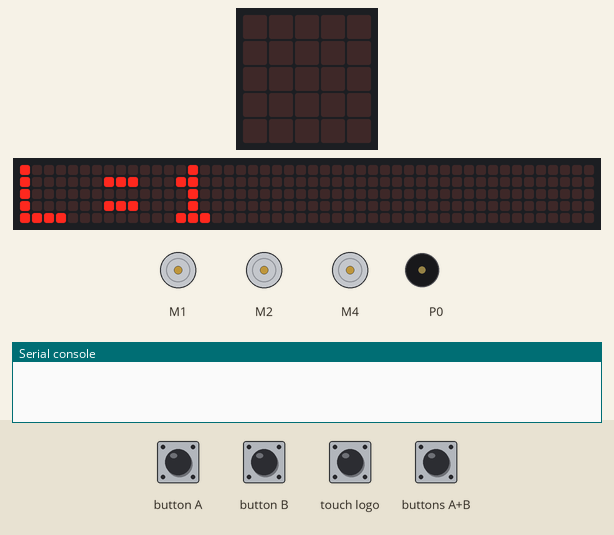
This program was run on a simulated BBC micro:bit (MakeCode). Parts: the board's 5×5 LED display, 3 × DC motor (green arrow = forward, orange = backward, longer = faster), a strip that is not on the board, showing the scrolling text unrolled, buzzer (waves = sounding), the last lines printed to the serial console. The test bench sets the inputs (shaded band). The 48×5 strip is a reading aid, not a part: it shows the text the display is scrolling, unrolled, one strip-width of it at a time.

Above: at 5.0 s.
5.1 s: button A pressed for 0.15 s
At 5.47 s:
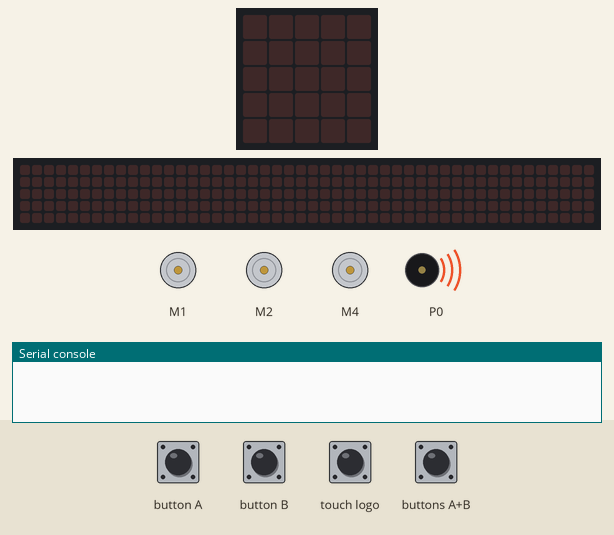
5.8 s: button B pressed for 0.15 s
At 6.1 s:
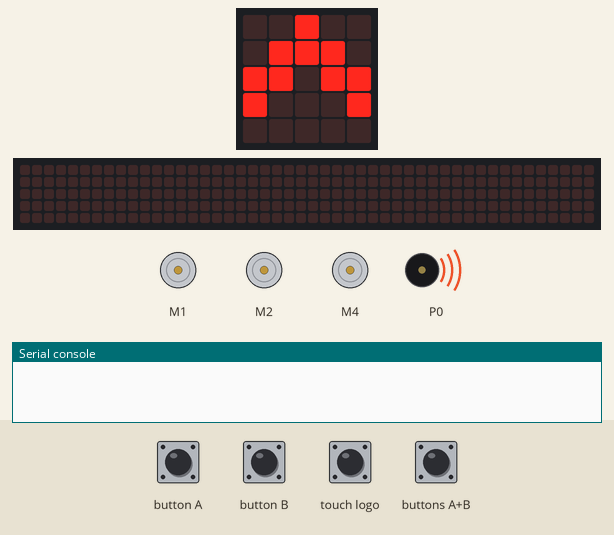
6.5 s: touch logo pressed for 0.15 s
At 6.78 s:
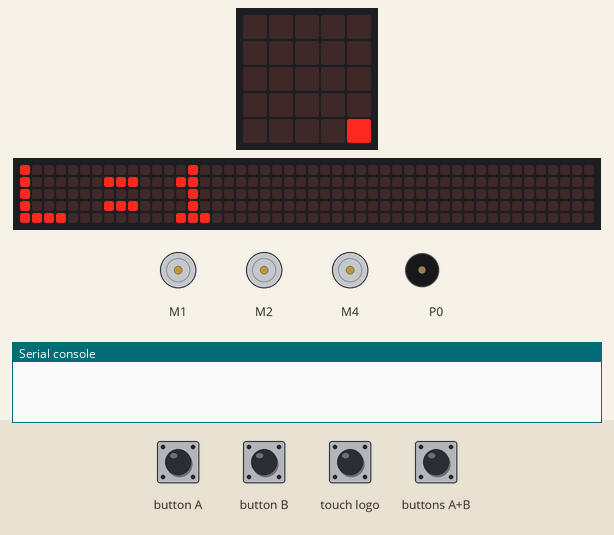
7.2 s: buttons A+B pressed for 0.15 s
At 10.68 s:
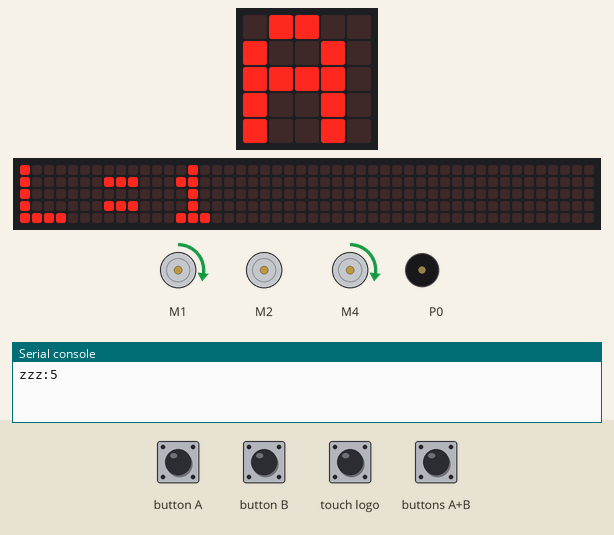
Timing chart, 0 to 26.4 s (numbered marks = the images above; inputs shaded):
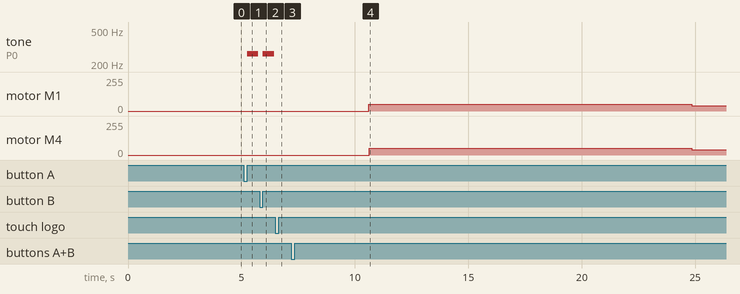

The program:

main.ts
```typescript
input.onLogoEvent(TouchButtonEvent.Pressed, function () {
    logotouch()
})
function logotouch () {
    abbruch=false

    basic.clearScreen()
    robotbit.MotorStopAll()
    basic.showString("L=" + links_rad_faktor)
    autolauf = 0
    basic.pause(500)
    zzz = zzz_start
    let v_arr = "3,4,5,7,8,9,10,11,12,13,14,15,16,10,9,8,7,6,5,4,3".split(",").map(s => parseInt(s))
    for (let index = 0; index <= 4; index++) {
        let add_time = 0
        basic.showLeds(`
            . . # . .
            . # # # .
            # # . # #
            # . . . #
            . . . . .
            `)
        basic.pause(1000)
        for (let j = 0; j <= v_arr.length - 1; j++) {
            zzz = v_arr[j]
            if (j==13) {
                add_time=500
                basic.showLeds(`
                    . . . . .
                    # . . . #
                    # # . # #
                    . # # # .
                    . . # . .
                    `)
                basic.pause(1000)
            }
            // basic.showNumber(zzz % 10)
            // basic.showString("x"+j)
            basic.showString(String.fromCharCode(62+zzz))
            // dauerschleife(1)
            serial.writeValue("zzz", zzz)
            drehimpuls(10 * zzz)
            if (abbruch) {
                j = 99
            }
            basic.pause(500+add_time)
        }
        robotbit.MotorStopAll()
        if (abbruch) {
            index = 99
        }
    }
}
input.onButtonPressed(Button.A, function () {
    abbruch = true
    links_rad_faktor += -0.1
    music.play(music.tonePlayable(262, music.beat(BeatFraction.Whole)), music.PlaybackMode.UntilDone)
    // basic.showNumber(links_rad_faktor)
    basic.pause(500)
    logotouch()

})

input.onButtonPressed(Button.B, function () {
    abbruch = true
    links_rad_faktor += 0.1
    music.play(music.tonePlayable(262, music.beat(BeatFraction.Whole)), music.PlaybackMode.UntilDone)
    // basic.showNumber(links_rad_faktor)
    basic.pause(500)
    logotouch()
})

function drehimpuls (v: number) {
    robotbit.MotorRunDual(
    robotbit.Motors.M1A,
    v * richtung,
    robotbit.Motors.M2B,
    v * richtung * links_rad_faktor
    )
}
function init () {
    zzz_start = 5
    zzz = zzz_start
    start_speed = 110
    step_size = 10
    links_rad_faktor = 1
    limit = 14
    robotbit.MotorStopAll()
    logotouch()
}
function werte_rechnen (receivedNumber: number) {
    basic.clearScreen()
    if (receivedNumber == 2) {
        zzz = zzz_start
        links_rad_faktor = links_rad_faktor * 1
    }
    if (receivedNumber == -1) {
        zzz_start = zzz_start - 1
        links_rad_faktor = links_rad_faktor * 1
    }
    zzz += receivedNumber
}
input.onButtonPressed(Button.AB, function () {
    zzz_start = zzz_start + -1
    zzz = zzz_start
    init()
})
function dauerschleife (warte: number) {
    basic.showNumber(zzz % 10)
    // zzz += 1
    if (zzz >= limit) {
        zzz = zzz_start
        basic.showIcon(IconNames.Heart)
        drehimpuls(start_speed)
        basic.clearScreen()
    } else {

    }
    speed = zzz * step_size * richtung
    drehimpuls(speed)
    basic.pause(warte)
}
let speed = 0
let limit = 0
let step_size = 0
let start_speed = 0
let abbruch = false
let zzz_start = 0
let zzz = 0
let links_rad_faktor = 0
let autolauf = 0
let richtung = 0
let v_arr2: number[] = []
let wert = 0
// drehimpuls(start_speed)
basic.showIcon(IconNames.Yes)
robotbit.MotorStopAll()
basic.pause(1000)
richtung = 1
autolauf = 0
init()
```

test.ts
```typescript
// Hier kann man Tests durchführen; diese Datei wird nicht kompiliert, wenn dieses Paket als Erweiterung verwendet wird.
```

Measured:
- after the input at 5.1 s, tone on P0: silent → 262 Hz after 0.15 s, → silent 0.50 s later
- after the input at 5.8 s, tone on P0: silent → 262 Hz after 0.15 s, → silent 0.50 s later
- after the input at 6.5 s, the display: first differs from a run without the input after 0.21 s (image 3)
